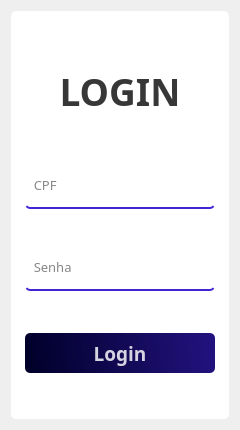
<?xml version="1.0" encoding="UTF-8"?>
<ui version="4.0">
 <class>Login</class>
 <widget class="QWidget" name="Login">
  <property name="geometry">
   <rect>
    <x>0</x>
    <y>0</y>
    <width>240</width>
    <height>430</height>
   </rect>
  </property>
  <property name="minimumSize">
   <size>
    <width>240</width>
    <height>430</height>
   </size>
  </property>
  <property name="maximumSize">
   <size>
    <width>16777215</width>
    <height>16777215</height>
   </size>
  </property>
  <property name="font">
   <font>
    <family>JetBrains Mono</family>
   </font>
  </property>
  <property name="windowTitle">
   <string>Login</string>
  </property>
  <property name="windowIcon">
   <iconset>
    <normaloff>Logo.png</normaloff>Logo.png</iconset>
  </property>
  <property name="styleSheet">
   <string notr="true"/>
  </property>
  <layout class="QGridLayout" name="gridLayout">
   <item row="0" column="0">
    <widget class="QWidget" name="widget" native="true">
     <property name="styleSheet">
      <string notr="true">background-color: rgb(255, 255, 255);
border-radius: 5px;</string>
     </property>
     <layout class="QGridLayout" name="gridLayout_2">
      <item row="3" column="0">
       <spacer name="horizontalSpacer">
        <property name="orientation">
         <enum>Qt::Horizontal</enum>
        </property>
        <property name="sizeHint" stdset="0">
         <size>
          <width>40</width>
          <height>20</height>
         </size>
        </property>
       </spacer>
      </item>
      <item row="3" column="2">
       <spacer name="horizontalSpacer_2">
        <property name="orientation">
         <enum>Qt::Horizontal</enum>
        </property>
        <property name="sizeHint" stdset="0">
         <size>
          <width>40</width>
          <height>20</height>
         </size>
        </property>
       </spacer>
      </item>
      <item row="5" column="1">
       <widget class="QPushButton" name="button_login">
        <property name="minimumSize">
         <size>
          <width>190</width>
          <height>40</height>
         </size>
        </property>
        <property name="font">
         <font>
          <family>JetBrains Mono</family>
          <pointsize>14</pointsize>
          <weight>75</weight>
          <bold>true</bold>
         </font>
        </property>
        <property name="styleSheet">
         <string notr="true">QPushButton{
	background-color: qlineargradient(spread:pad, x1:0, y1:0.505682, x2:1, y2:0.477, stop:0 rgb(0, 0, 41), stop:1 rgb(34, 18, 127));
	color:rgba(255, 255, 255, 210);
	border-radius:5px;
}

QPushButton:hover{
	background-color: qlineargradient(spread:pad, x1:0, y1:0.505682, x2:1, y2:0.477, stop:0 rgb(17, 9, 84), stop:1 rgb(67, 36, 212));
}

QPushButton:pressed{
	background-color: qlineargradient(spread:pad, x1:0, y1:0.505682, x2:1, y2:0.477, stop:0 rgb(34, 18, 127), stop:1 rgb(0, 0, 41));
}</string>
        </property>
        <property name="text">
         <string>Login</string>
        </property>
       </widget>
      </item>
      <item row="3" column="1">
       <widget class="QLineEdit" name="input_user">
        <property name="minimumSize">
         <size>
          <width>190</width>
          <height>40</height>
         </size>
        </property>
        <property name="maximumSize">
         <size>
          <width>16777215</width>
          <height>16777215</height>
         </size>
        </property>
        <property name="font">
         <font>
          <family>JetBrains Mono</family>
          <pointsize>10</pointsize>
         </font>
        </property>
        <property name="styleSheet">
         <string notr="true">background-color:rgba(0, 0, 0, 0);
border:none;
border-bottom:2px solid rgb(67, 36, 212);
color:rgba(0, 0, 0, 240);
padding-bottom:7px;</string>
        </property>
        <property name="placeholderText">
         <string>  CPF</string>
        </property>
       </widget>
      </item>
      <item row="4" column="1">
       <widget class="QLineEdit" name="input_password">
        <property name="minimumSize">
         <size>
          <width>190</width>
          <height>40</height>
         </size>
        </property>
        <property name="font">
         <font>
          <family>JetBrains Mono</family>
          <pointsize>10</pointsize>
         </font>
        </property>
        <property name="styleSheet">
         <string notr="true">background-color:rgba(0, 0, 0, 0);
border:none;
border-bottom:2px solid rgb(67, 36, 212);
color:rgba(0, 0, 0, 240);
padding-bottom:7px;</string>
        </property>
        <property name="echoMode">
         <enum>QLineEdit::Password</enum>
        </property>
        <property name="placeholderText">
         <string>  Senha</string>
        </property>
       </widget>
      </item>
      <item row="0" column="1">
       <widget class="QLabel" name="title_login">
        <property name="minimumSize">
         <size>
          <width>190</width>
          <height>71</height>
         </size>
        </property>
        <property name="maximumSize">
         <size>
          <width>16777215</width>
          <height>71</height>
         </size>
        </property>
        <property name="font">
         <font>
          <family>JetBrains Mono</family>
          <pointsize>28</pointsize>
          <weight>75</weight>
          <bold>true</bold>
         </font>
        </property>
        <property name="styleSheet">
         <string notr="true">color:rgba(0, 0, 0, 200);</string>
        </property>
        <property name="text">
         <string>LOGIN</string>
        </property>
        <property name="alignment">
         <set>Qt::AlignCenter</set>
        </property>
       </widget>
      </item>
     </layout>
    </widget>
   </item>
  </layout>
 </widget>
 <resources/>
 <connections/>
</ui>
